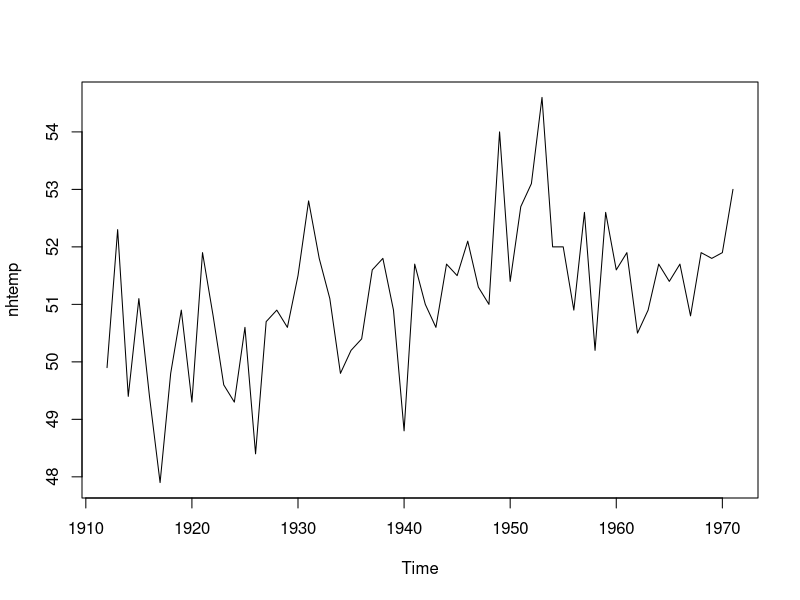
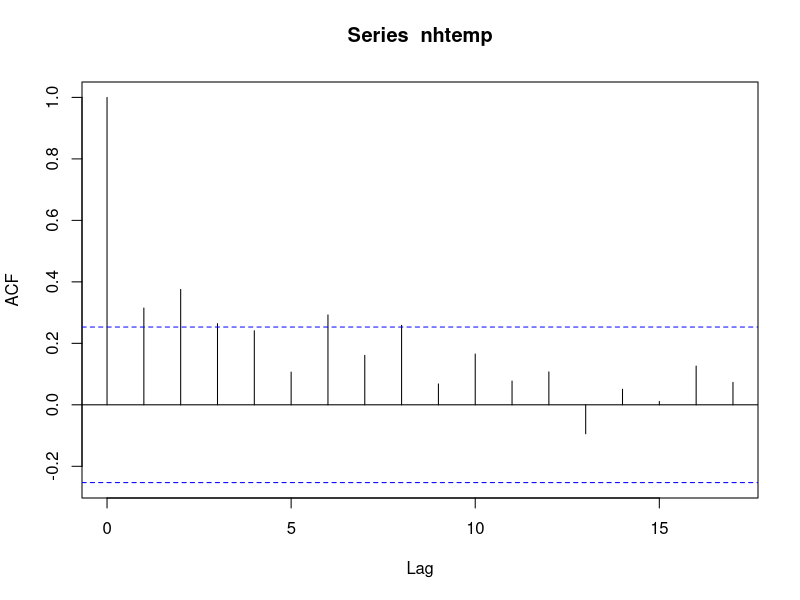
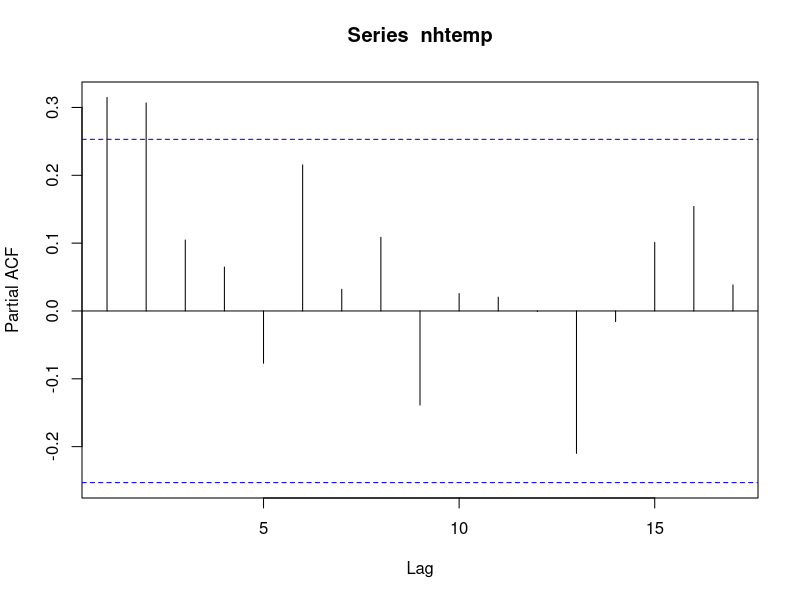
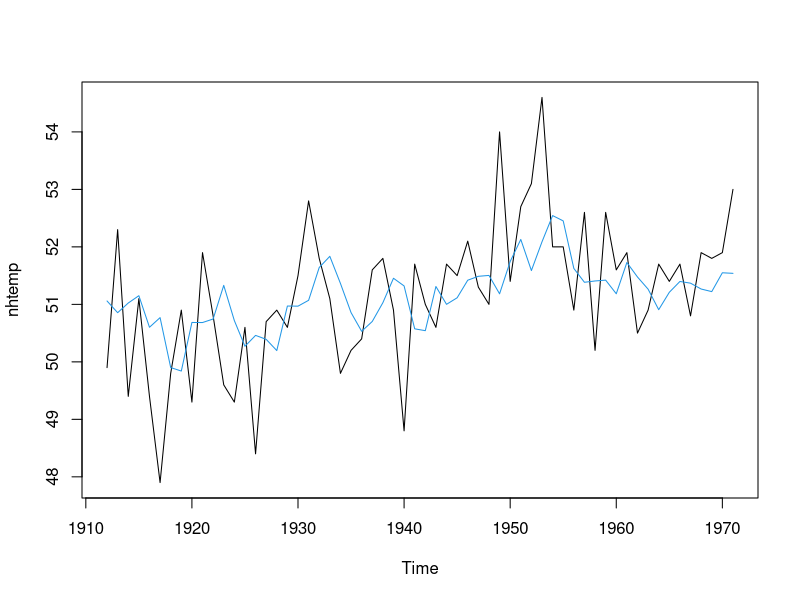
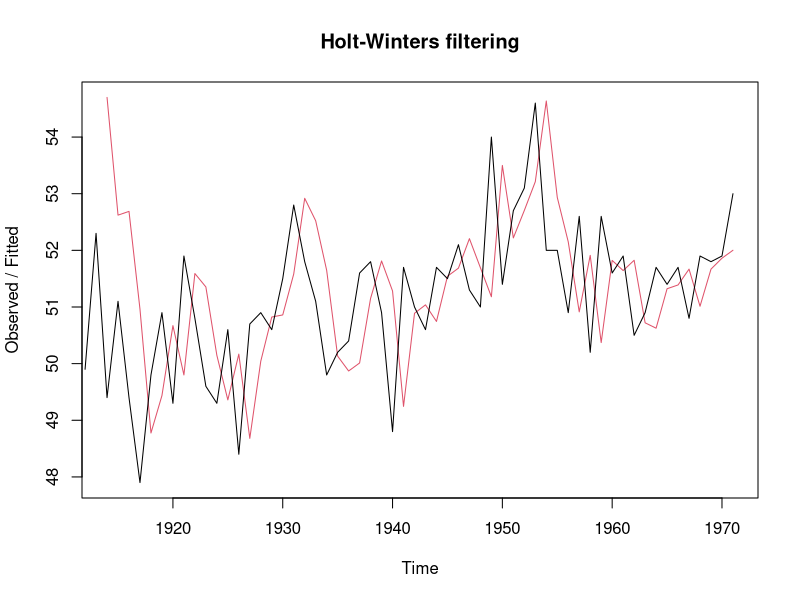
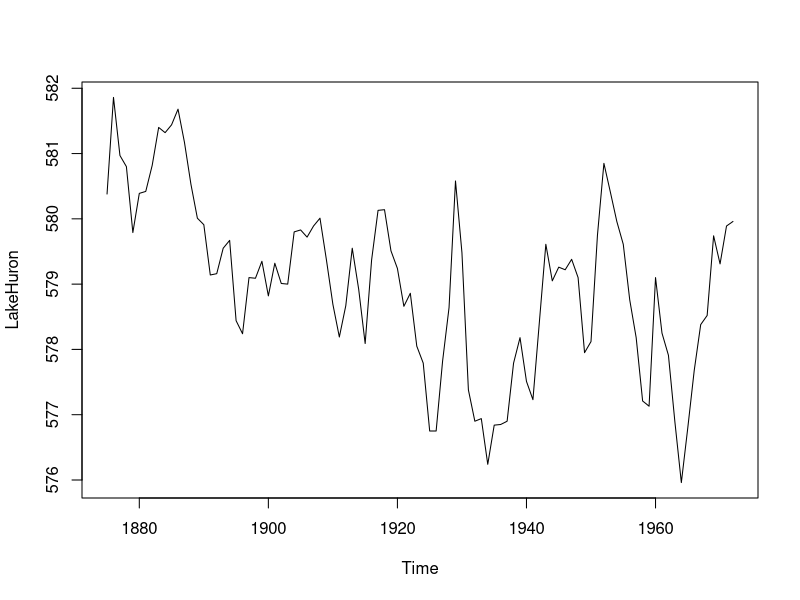
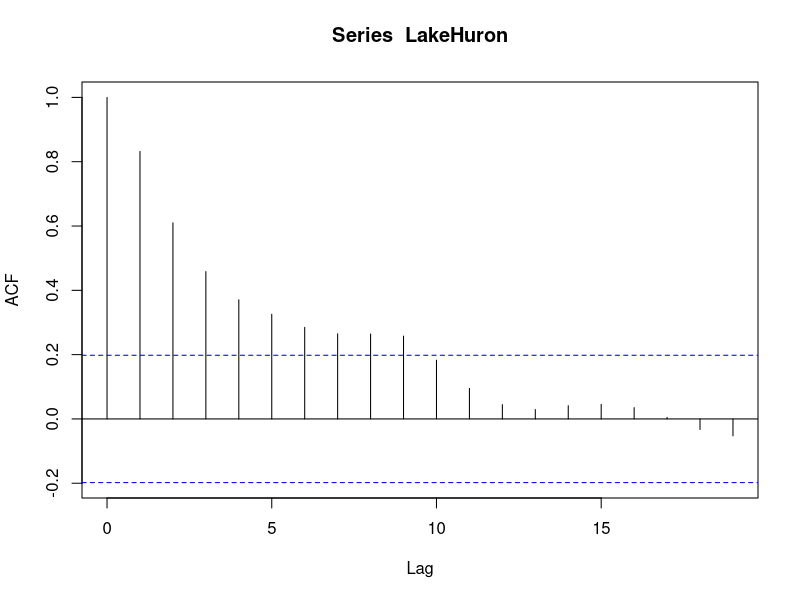
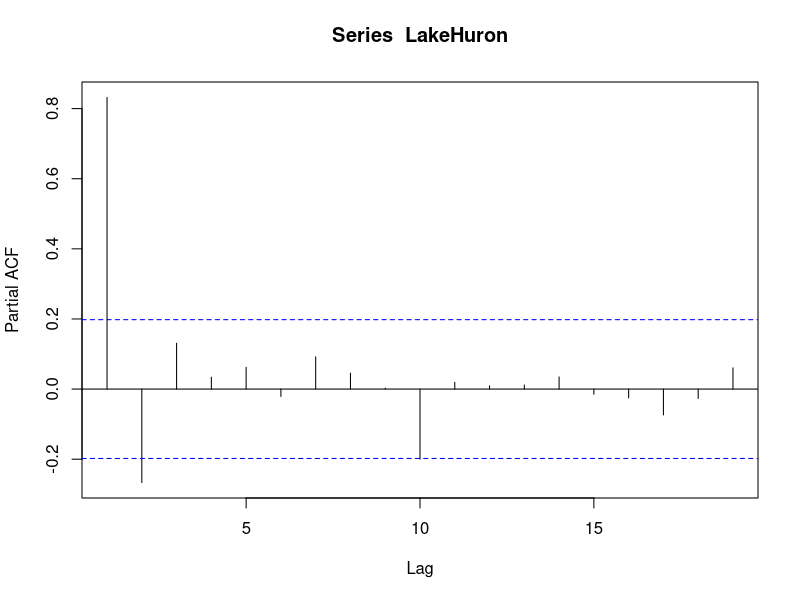

These charts were generated, in order, by the following R code:
rm(list=ls())
#######################
### knihovny
library(forecast)
library(lmtest)

#######################
### Opakovani
# Autokorelacni a parcialni autokorelacni funkce 
# vyzkousime pro radu nhtemp
plot(nhtemp)
  # prumerna rocni teplota ve stupnich Fahrenheita v New Haven z let 1912 az 1971
  # rada bez zasadniho trendu ci sezonnosti

# autokorelacni funkce
acf(nhtemp)
acf(nhtemp,plot=F)
  # konkretni hodnoty
# parcialni autokorelacni funkce
pacf(nhtemp)
pacf(nhtemp,plot=F)
  # vypis hodnot
# Ktere hodnoty jsou nenulove? Muzeme jednoznacne urcit model?
  # zasadni hodnoty ani u jedne funkce nejsou
  # hodnoty ACF klesaji pomaleji
  # hodnoty PACF jsou od zpozdeni 2 temer nulove

# Pokud predpokladame, ze jen PACF ma bod useknuti a to na zpozdeni k=2
#   mela by rada byt typu AR(2)

# Kontrola pres odhady ruznych AR a MA modelu
(fit1 <- arima(nhtemp, order = c(1,0,0)))
  # rada AR(1) 
(fit2 <- arima(nhtemp, order = c(2,0,0)))
  # rada AR(2)
(fit3 <- arima(nhtemp, order = c(3,0,0)))
  # rada AR(3)
(fit4 <- arima(nhtemp, order = c(0,0,1)))
  # rada MA(1)
(fit5 <- arima(nhtemp, order = c(0,0,2)))
  # rada MA(2)
  # podle AIC kriteria je nejvhodnejsi rada typu AR(2)
  # z vystupu dostavame odhad Y(t) = 51.19 + 0.22Y(t-1) + 0.32Y(t-2)
plot(nhtemp)
lines(fitted(fit2), col = 4)
  # prestoze je model ze zkoumanych moznosti nejlepsi, uplne dobre data nekopiruje
fit.hw <- HoltWinters(nhtemp, gamma = F)
plot(fit.hw)
  # ani dvojite exponencialni vyrovnani nesedi na data zcela optimalne

# A co rada LakeHuron
plot(LakeHuron)
  # rocni hodnoty vysky hladiny Huronskeho jezera ve stopach z let 1875-1972

# autokorelacni a parcialni autokorelacni funkce
acf(LakeHuron)
pacf(LakeHuron)
  # ktere korelace jsou nenulove zde?
  # ktery model bychom odhadovali?
  # a jak takovy model sedi na data?
(fit1 <- arima(LakeHuron, order = c(1,0,0)))
(fit2 <- arima(LakeHuron, order = c(2,0,0)))
(fit3 <- arima(LakeHuron, order = c(3,0,0)))
(fit4 <- arima(LakeHuron, order = c(0,0,1)))
(fit5 <- arima(LakeHuron, order = c(0,0,2)))

plot(LakeHuron)
lines(fitted(fit2), col = 4)

fit.hw <- HoltWinters(LakeHuron, gamma = F)
plot(fit.hw)
lines(fitted(fit2), col = 4)

########################
## Hledani modelu ARMA
# rada presidents
plot(presidents)
  # ctvrtletni hodnoceni americkych prezidentu
  # rada bez zjevneho trendu, budu na ni hledat model ARMA

# autokorelacni a parcialni autokorelacni funkce
par(mfrow = c(2,1))
acf(presidents, na.action = na.pass); pacf(presidents, na.action = na.pass)
par(mfrow = c(1,1))
  # autokorelacni funkce nema bod useknuti, parcialni autokorelacni funkce ho ma, k0 = 1
  # optimalni model by mel byt AR(1)

# odhadnu vice jednoduchych modelu
(fit1 <- arima(presidents, order = c(1,0,0)))
  # AR(1)
(fit2 <- arima(presidents, order = c(2,0,0)))
  # AR(2)
(fit3 <- arima(presidents, order = c(0,0,1)))
  # MA(1)
(fit4 <- arima(presidents, order = c(1,0,1)))
  # ARMA(1,1)

# ke kazdemu modelu vidim Akaikeho informacni kriterium
#   podle nej by mel byt nejlepsi model AR(1) : aic = 839.78

# Bayesovske informacni kriterium - pro vyber optimalniho modelu je lepsi
BIC(fit1)
BIC(fit2)
BIC(fit3)
BIC(fit4)
  # i timto kriteriem vyberu model AR(1)

# v knihovne forecast existuje i funkce, ktera hleda idealni model automaticky
(fit.a <- auto.arima(presidents, seasonal = F))
  # vybira optimalni model se slozitosti az do radu ARMA(5,5)
  # optimalni model vybira podle Akaikeho kriteria
BIC(fit.a)  
  # na zaklade BIC kriteria bych radeji volila jednodussi model AR(1)
  (fit.b <- auto.arima(presidents, seasonal = F, ic = "bic"))
    # mohu BIC nastavit i primo do funkce auto.arima

# vykresleni obou modelu proti sobe
plot(presidents)
lines(fitted(fit1),col=2)
lines(fitted(fit.a),col=3)
  # rozdil neni prilis velky - zelena krivka je hladsi

# Odhadnute modely
#   AR(1): Y(t) = 56.15 + 0.82Y(t-1)
#   ARMA(3,2): Y(t) = 56.07 - 0.5Y(t-1) + 0.36Y(t-2) + 0.62Y(t-3) + 1.35e(t-1) + 0.92e(t-2)

### Dalsi kriteria pro urceni idealniho modelu:
  # hodnoty parametru by mely byt alespon 2x vetsi nez jejich stredni chyba
  #   tj. mely by byt vyznamne
  # autokorelacni funkce residui modelu by mely byt male
# AR(1) model
coeftest(fit1)
  # vyznamnost vypoctenych koeficientu
par(mfrow = c(2,1))
acf(residuals(fit1), na.action = na.pass); pacf(residuals(fit1), na.action = na.pass)
par(mfrow = c(1,1))
  # minimalni zbyla autoregrese
# ARMA(3,2) model
coeftest(fit.a)
  # vyznamnost vypoctenych koeficientu
par(mfrow = c(2,1))
acf(residuals(fit.a), na.action = na.pass); pacf(residuals(fit.a), na.action = na.pass)
par(mfrow = c(1,1))
  # nulova autokorelace

## test na nulovost autokorelacni funkce
#   nulovost autokorelacni funkce residui znamena, ze mame spravny model
Box.test(residuals(fit1), lag=5, type = "Ljung-Box")
Box.test(residuals(fit.a), lag=5, type = "Ljung-Box")
  # u ARMA(3,2) modelu vychazi autokorelacni funkce primo nulova
  #   u modelu AR(1) je mirna odchylka

# Jaky model tedy vybrat? - subjektivni rozhodnuti :)

#############################
### Samostatne

# hledejte optimalni model pro rady 
#	  airquality$Wind, discoveries, treering, lh

plot(airquality$Wind, type = "l")
acf(airquality$Wind)
pacf(airquality$Wind)
(fit1 <- arima(airquality$Wind, order = c(1,0,0)))

(fit.a <- auto.arima(airquality$Wind, seasonal = F))
BIC(fit.a)

(fit.b <- auto.arima(airquality$Wind, seasonal = F, ic = "bic"))
BIC(fit.b)

plot(airquality$Wind, type = "l")
lines(fitted(fit1), col = 4)
lines(fitted(fit.b), col = 3)

# ----------------
plot(discoveries, type = "l")
acf(discoveries)
pacf(discoveries)
(fit3 <- arima(discoveries, order = c(3,0,0)))

(fit.a <- auto.arima(discoveries, seasonal = F))
BIC(fit.a)

(fit.b <- auto.arima(discoveries, seasonal = F, ic = "bic"))
BIC(fit.b)

plot(discoveries, type = "l")
lines(fitted(fit3), col = 4)
lines(fitted(fit.b), col = 3)
